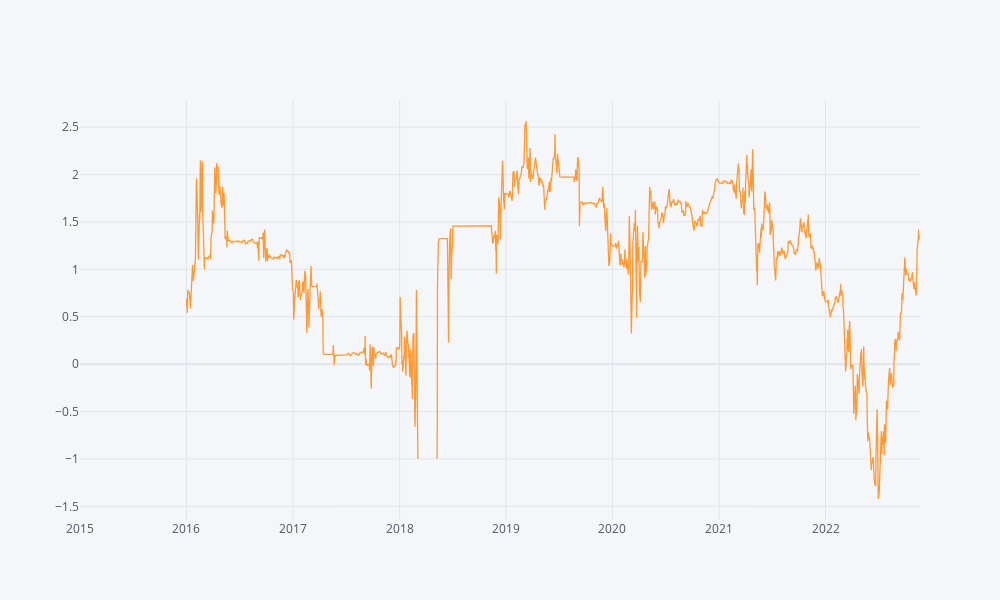

Notebook cell for this chart:
### Code cell
(np.sqrt(261)*total_pnl.rolling(261).mean() / total_pnl.rolling(261).std()).iplot()

### Figure 1 — Plotly figure (JSON) as saved in the notebook; plotly's stock layout.template omitted (floating-point values rounded to 4 significant figures; data arrays with more than 128 entries replaced by an {"elided": "..."} marker saying what was removed)
{"data": [{"line": {"color": "rgba(255, 153, 51, 1.0)", "dash": "solid", "shape": "linear", "width": 1.3}, "mode": "lines", "name": "None", "text": "", "type": "scatter", "x": {"elided": "2058 str values"}, "y": {"elided": "2058 mixed values"}}], "layout": {"height": 600, "legend": {"bgcolor": "#F5F6F9", "font": {"color": "#4D5663"}}, "paper_bgcolor": "#F5F6F9", "plot_bgcolor": "#F5F6F9", "title": {"font": {"color": "#4D5663"}}, "width": 1000, "xaxis": {"gridcolor": "#E1E5ED", "showgrid": true, "tickfont": {"color": "#4D5663"}, "title": {"font": {"color": "#4D5663"}, "text": ""}, "zerolinecolor": "#E1E5ED"}, "yaxis": {"gridcolor": "#E1E5ED", "showgrid": true, "tickfont": {"color": "#4D5663"}, "title": {"font": {"color": "#4D5663"}, "text": ""}, "zerolinecolor": "#E1E5ED"}}}
